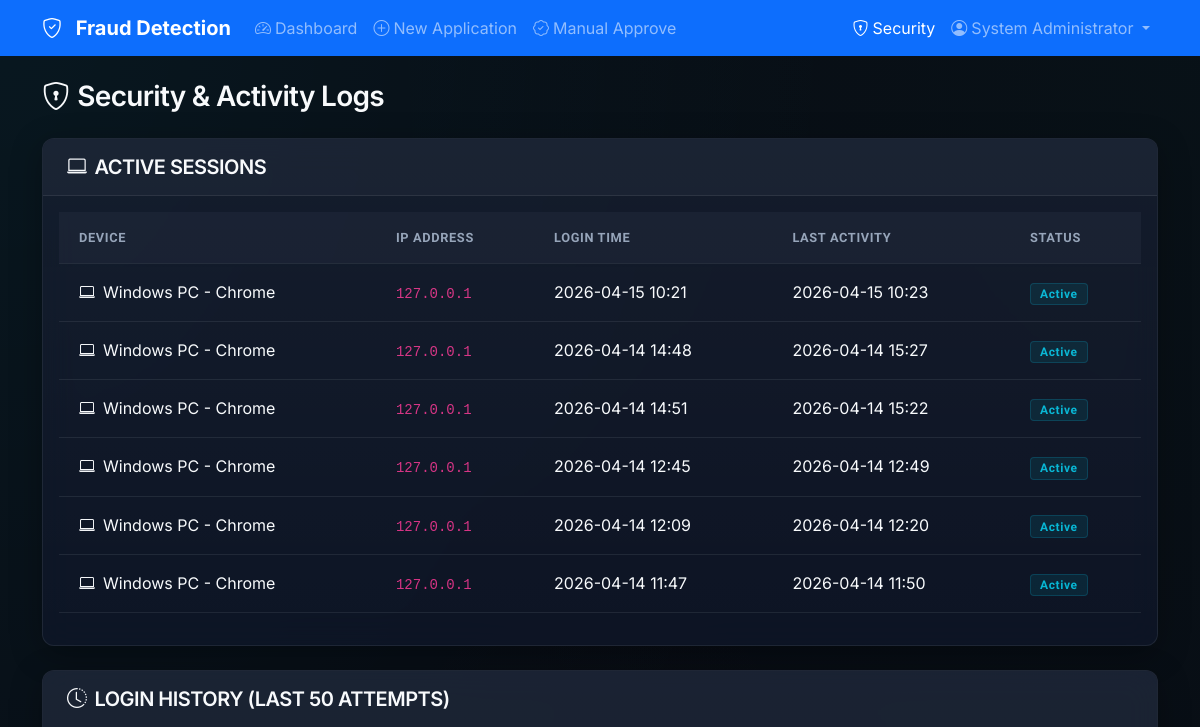
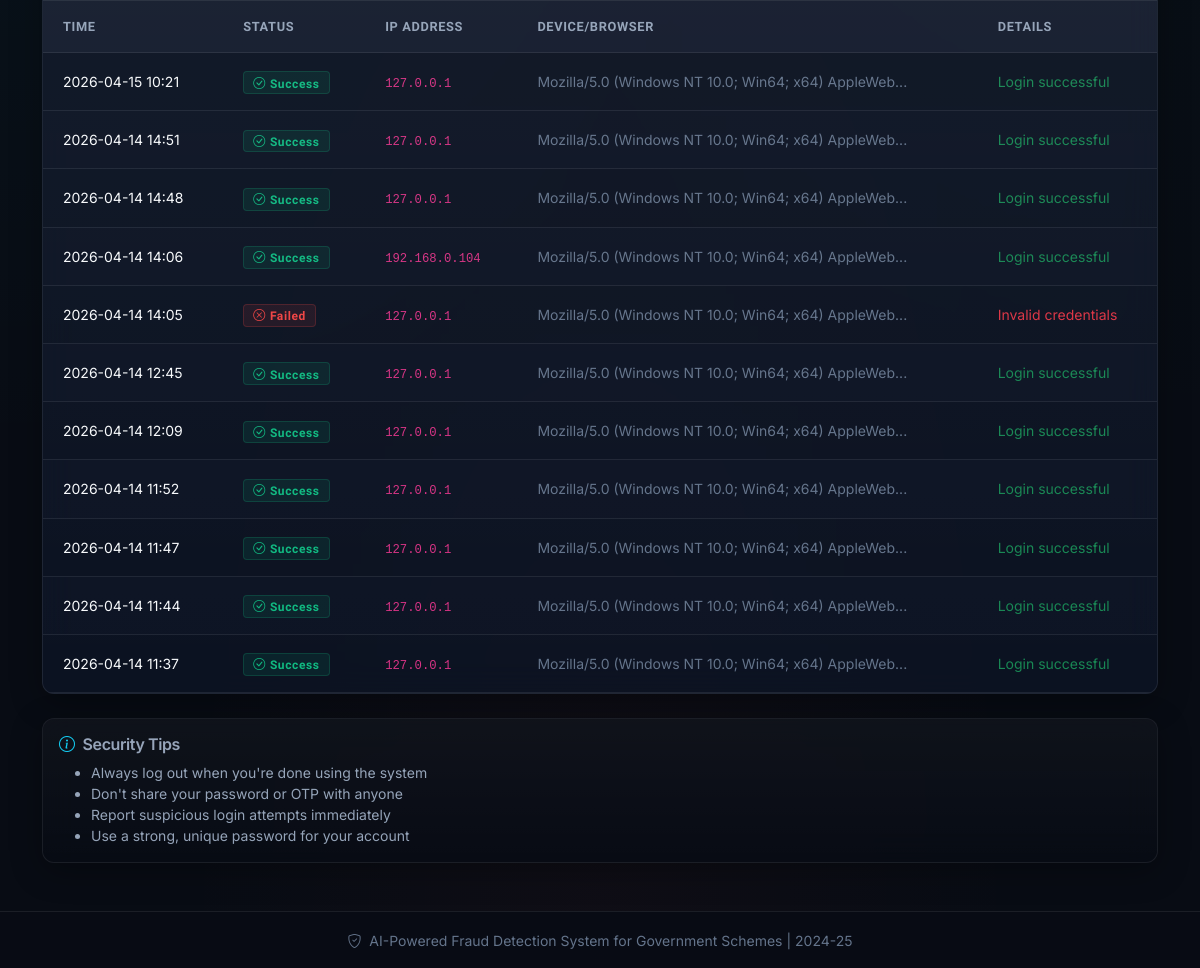
Before: /security-logs (signed in) with the older database file (2 pictures, top to bottom).
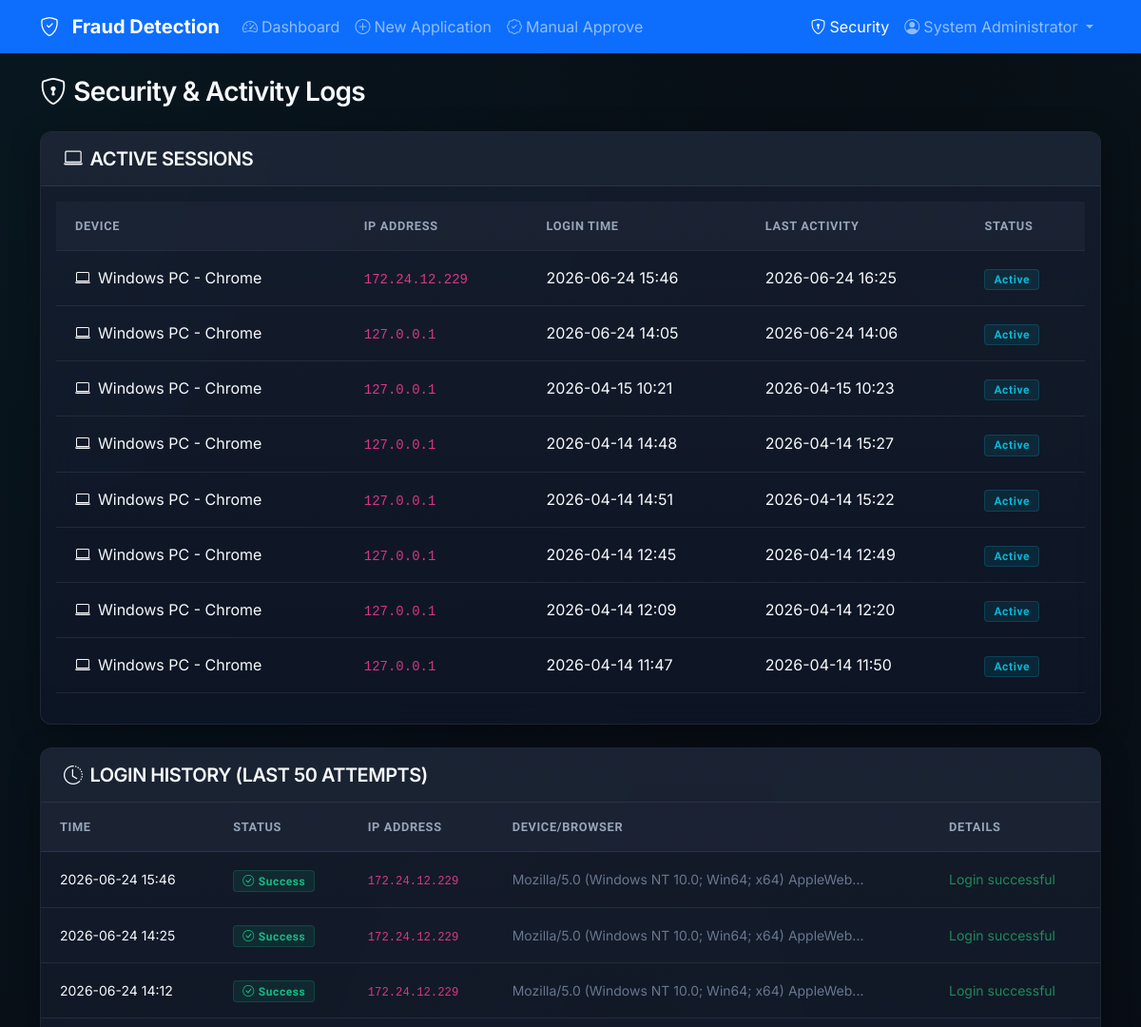
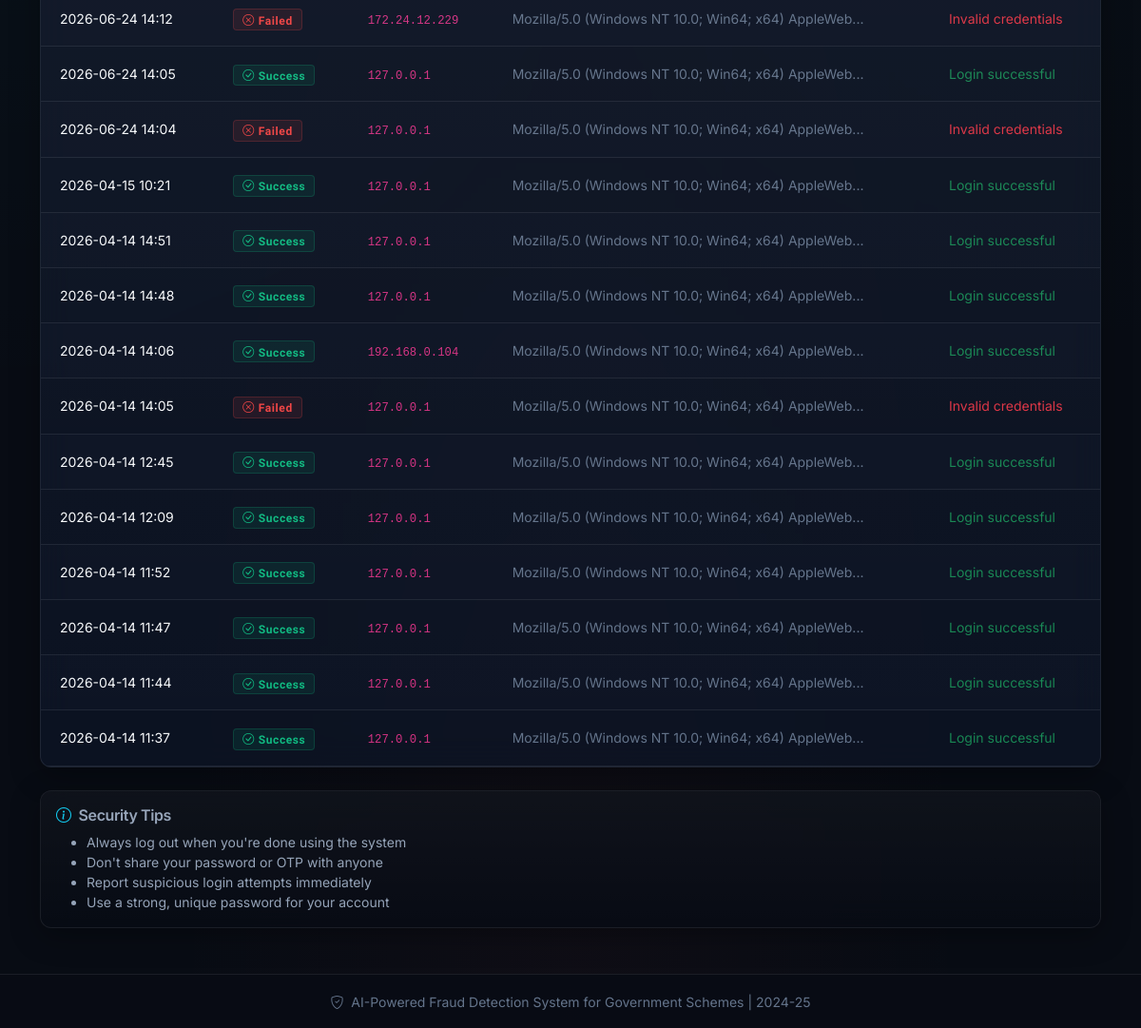
After: the same page with the newer database file (2 pictures, top to bottom).
### tables this page shows
CREATE TABLE users (
            id INTEGER PRIMARY KEY AUTOINCREMENT,
            username TEXT UNIQUE NOT NULL,
            email TEXT UNIQUE NOT NULL,
            password_hash TEXT NOT NULL,
            full_name TEXT NOT NULL,
            role TEXT DEFAULT 'officer',
            department TEXT,
            is_active INTEGER DEFAULT 1,
            created_at TIMESTAMP DEFAULT CURRENT_TIMESTAMP,
            last_login TIMESTAMP
        , email_verified INTEGER DEFAULT 0);

CREATE TABLE user_sessions (
            id INTEGER PRIMARY KEY AUTOINCREMENT,
            user_id INTEGER,
            session_token TEXT UNIQUE,
            ip_address TEXT,
            user_agent TEXT,
            device_info TEXT,
            login_time TIMESTAMP DEFAULT CURRENT_TIMESTAMP,
            last_activity TIMESTAMP DEFAULT CURRENT_TIMESTAMP,
            is_active INTEGER DEFAULT 1,
            logout_time TIMESTAMP,
            FOREIGN KEY (user_id) REFERENCES users (id)
        );

CREATE TABLE login_attempts (
            id INTEGER PRIMARY KEY AUTOINCREMENT,
            username TEXT,
            ip_address TEXT,
            user_agent TEXT,
            attempt_time TIMESTAMP DEFAULT CURRENT_TIMESTAMP,
            success INTEGER DEFAULT 0,
            failure_reason TEXT
        );

### app.py (the view)
@app.route('/security-logs')
@login_required
def security_logs():
    user = db.get_user_by_id(session['user_id'])
    conn = db.get_db_connection()
    login_attempts = conn.execute('''
        SELECT * FROM login_attempts
        WHERE username = ?
        ORDER BY attempt_time DESC
        LIMIT 50
    ''', (user['username'],)).fetchall()
    active_sessions = db.get_active_sessions(session['user_id'])
    conn.close()
    return render_template('security_logs.html',
                         login_attempts=login_attempts,
                         active_sessions=active_sessions,
                         current_session=session.get('session_token'))

### app.py (called while the page is built)
def login_required(f):
    @wraps(f)
    def decorated_function(*args, **kwargs):
        if 'user_id' not in session:
            flash('Please log in to access this page.', 'warning')
            return redirect(url_for('login'))
        if 'session_token' in session:
            db.update_session_activity(session['session_token'])
        return f(*args, **kwargs)
    return decorated_function

### database.py (called while the page is built)
def get_db_connection():
    conn = sqlite3.connect(DATABASE)
    conn.row_factory = sqlite3.Row
    return conn

def get_user_by_id(user_id):
    conn = get_db_connection()
    user = conn.execute('SELECT * FROM users WHERE id = ?', (user_id,)).fetchone()
    conn.close()
    return user

def update_session_activity(session_token):
    conn = get_db_connection()
    conn.execute('''
        UPDATE user_sessions SET last_activity = CURRENT_TIMESTAMP
        WHERE session_token = ?
    ''', (session_token,))
    conn.commit()
    conn.close()

def get_active_sessions(user_id):
    conn = get_db_connection()
    sessions = conn.execute('''
        SELECT * FROM user_sessions
        WHERE user_id = ? AND is_active = 1
        ORDER BY last_activity DESC
    ''', (user_id,)).fetchall()
    conn.close()
    return sessions

### templates/security_logs.html (shortened to what this page needs)
<!DOCTYPE html>
<html lang="en">
<head>
    <link href="https://cdn.jsdelivr.net/npm/bootstrap@5.3.0/dist/css/bootstrap.min.css" rel="stylesheet">
    <link rel="stylesheet" href="https://cdn.jsdelivr.net/npm/bootstrap-icons@1.11.0/font/bootstrap-icons.css">
    <link rel="stylesheet" href="{{ url_for('static', filename='css/style.css') }}">
</head>
<body>
    <nav class="navbar navbar-expand-lg navbar-dark bg-primary">
        <div class="container">
            <a class="navbar-brand" href="/">
                <i class="bi bi-shield-check me-2"></i>
                <strong>Fraud Detection</strong>
            </a>
            <div class="collapse navbar-collapse" id="navbarNav">
                <ul class="navbar-nav me-auto">
                    <li class="nav-item">
                        <a class="nav-link" href="/dashboard">
                            <i class="bi bi-speedometer2 me-1"></i>Dashboard
                        </a>
                    </li>
                    <li class="nav-item">
                        <a class="nav-link" href="/new-application">
                            <i class="bi bi-plus-circle me-1"></i>New Application
                        </a>
                    </li>
                    {% if session.role == 'admin' %}
                    <li class="nav-item">
                        <a class="nav-link" href="/admin/manual-approve">
                            <i class="bi bi-patch-check me-1"></i>Manual Approve
                        </a>
                    </li>
                    {% endif %}
                </ul>
                <ul class="navbar-nav">
                    <li class="nav-item">
                        <a class="nav-link active" href="/security-logs">
                            <i class="bi bi-shield-lock me-1"></i>Security
                        </a>
                    </li>
                    <li class="nav-item dropdown">
                        <a class="nav-link dropdown-toggle" href="#" role="button" data-bs-toggle="dropdown">
                            <i class="bi bi-person-circle me-1"></i>{{ session.full_name }}
                        </a>
                    </li>
                </ul>
            </div>
        </div>
    </nav>
    <div class="container mt-4">
        <h3 class="mb-4"><i class="bi bi-shield-lock me-2"></i>Security & Activity Logs</h3>
        <div class="card shadow mb-4">
            <div class="card-header bg-primary text-white">
                <h5 class="mb-0"><i class="bi bi-laptop me-2"></i>Active Sessions</h5>
            </div>
            <div class="card-body">
                {% if active_sessions %}
                    <div class="table-responsive">
                        <table class="table table-hover">
                            <thead>
                                <tr>
                                    <th>Device</th>
                                    <th>IP Address</th>
                                    <th>Login Time</th>
                                    <th>Last Activity</th>
                                    <th>Status</th>
                                </tr>
                            </thead>
                            <tbody>
                                {% for sess in active_sessions %}
                                <tr {% if sess.session_token == current_session %}class="table-success"{% endif %}>
                                    <td>
                                        <i class="bi bi-laptop me-2"></i>{{ sess.device_info or 'Unknown' }}
                                    </td>
                                    <td><code>{{ sess.ip_address }}</code></td>
                                    <td>{{ sess.login_time[:16] if sess.login_time else 'N/A' }}</td>
                                    <td>{{ sess.last_activity[:16] if sess.last_activity else 'N/A' }}</td>
                                    <td>
                                        {% if sess.session_token == current_session %}
                                            <span class="badge bg-success"><i class="bi bi-check-circle me-1"></i>Current Session</span>
                                        {% else %}
                                            <span class="badge bg-info">Active</span>
                                        {% endif %}
                                    </td>
                                </tr>
                                {% endfor %}
                            </tbody>
                        </table>
                    </div>
                {% else %}
                    <p class="text-muted mb-0">No active sessions found.</p>
                {% endif %}
            </div>
        </div>
        <div class="card shadow">
            <div class="card-header bg-dark text-white">
                <h5 class="mb-0"><i class="bi bi-clock-history me-2"></i>Login History (Last 50 attempts)</h5>
            </div>
            <div class="card-body p-0">
                <div class="table-responsive">
                    <table class="table table-hover table-striped mb-0">
                        <thead class="table-dark">
                            <tr>
                                <th>Time</th>
                                <th>Status</th>
                                <th>IP Address</th>
                                <th>Device/Browser</th>
                                <th>Details</th>
                            </tr>
                        </thead>
                        <tbody>
                            {% for attempt in login_attempts %}
                            <tr>
                                <td><small>{{ attempt.attempt_time[:16] if attempt.attempt_time else 'N/A' }}</small></td>
                                <td>
                                    {% if attempt.success %}
                                        <span class="badge bg-success"><i class="bi bi-check-circle me-1"></i>Success</span>
                                    {% else %}
                                        <span class="badge bg-danger"><i class="bi bi-x-circle me-1"></i>Failed</span>
                                    {% endif %}
                                </td>
                                <td><code><small>{{ attempt.ip_address }}</small></code></td>
                                <td><small class="text-muted">{{ attempt.user_agent[:50] if attempt.user_agent else 'Unknown' }}...</small></td>
                                <td>
                                    {% if attempt.failure_reason %}
                                        <span class="text-danger"><small>{{ attempt.failure_reason }}</small></span>
                                    {% else %}
                                        <span class="text-success"><small>Login successful</small></span>
                                    {% endif %}
                                </td>
                            </tr>
                            {% else %}
                            <tr>
                                <td colspan="5" class="text-center py-4 text-muted">
                                    No login history found.
                                </td>
                            </tr>
                            {% endfor %}
                        </tbody>
                    </table>
                </div>
            </div>
        </div>
        <div class="card mt-4 bg-light border-info">
            <div class="card-body">
                <h6 class="card-title"><i class="bi bi-info-circle me-2 text-info"></i>Security Tips</h6>
                <ul class="mb-0 small">
                    <li>Always log out when you're done using the system</li>
                    <li>Don't share your password or OTP with anyone</li>
                    <li>Report suspicious login attempts immediately</li>
                    <li>Use a strong, unique password for your account</li>
                </ul>
            </div>
        </div>
    </div>
    <footer class="mt-5 py-3 bg-light text-center">
        <div class="container">
            <small class="text-muted">
                <i class="bi bi-shield-check me-1"></i>
                AI-Powered Fraud Detection System for Government Schemes | 2024-25
            </small>
        </div>
    </footer>
</body>
</html>

### static/css/style.css (style rules this page uses)
:root { --bg-primary: #080c14; --bg-secondary: #0f172a; --bg-card: rgba(15, 23, 42, 0.75); --border-color: rgba(255, 255, 255, 0.08); --border-glow-color: rgba(0, 240, 255, 0.15); --text-primary: #f8fafc; --text-secondary: #94a3b8; --text-muted: #64748b; --cyber-blue: #00f0ff; --cyber-blue-glow: rgba(0, 240, 255, 0.4); --emerald-green: #10b981; --emerald-glow: rgba(16, 185, 129, 0.4); --amber-gold: #f59e0b; --amber-glow: rgba(245, 158, 11, 0.4); --crimson-red: #ef4444; --crimson-glow: rgba(239, 68, 68, 0.4); --cyan-info: #06b6d4; --cyan-glow: rgba(6, 182, 212, 0.4); }
body { background-color: var(--bg-primary); background-image: radial-gradient(at 0% 0%, rgba(0, 240, 255, 0.05) 0px, transparent 50%), radial-gradient(at 100% 0%, rgba(16, 185, 129, 0.03) 0px, transparent 50%), radial-gradient(at 50% 100%, rgba(239, 68, 68, 0.03) 0px, transparent 50%); color: var(--text-primary); font-family: 'Inter', sans-serif; min-height: 100vh; display: flex; flex-direction: column; overflow-x: hidden; }
h1, h2, h3, h4, h5, h6 { font-weight: 600; letter-spacing: -0.025em; color: var(--text-primary); }
.card { background: var(--bg-card) !important; backdrop-filter: blur(16px); -webkit-backdrop-filter: blur(16px); border: 1px solid var(--border-color) !important; color: var(--text-primary) !important; border-radius: 12px !important; box-shadow: 0 8px 32px 0 rgba(0, 0, 0, 0.3) !important; transition: all 0.3s cubic-bezier(0.16, 1, 0.3, 1); position: relative; overflow: hidden; }
.card::before { content: ''; position: absolute; top: 0; left: 0; width: 100%; height: 100%; background: linear-gradient(180deg, rgba(255, 255, 255, 0.03) 0%, rgba(255, 255, 255, 0) 100%); pointer-events: none; z-index: 1; }
.card-header { background: rgba(30, 41, 59, 0.4) !important; border-bottom: 1px solid var(--border-color) !important; color: var(--text-primary) !important; padding: 1rem 1.5rem; font-weight: 700; letter-spacing: 0.05em; text-transform: uppercase; }
.table { color: var(--text-primary) !important; background-color: transparent !important; }
.table th { background: rgba(30, 41, 59, 0.4) !important; color: var(--text-secondary) !important; border-bottom: 1px solid var(--border-color) !important; font-family: 'Orbitron', sans-serif; font-size: 0.8rem; letter-spacing: 0.05em; text-transform: uppercase; font-weight: 600; padding: 1rem 1.25rem; }
.table td { padding: 1rem 1.25rem; border-bottom: 1px solid var(--border-color) !important; background-color: transparent !important; color: var(--text-primary) !important; }
.badge { font-family: 'Orbitron', sans-serif; font-size: 0.75rem; font-weight: 600; letter-spacing: 0.05em; padding: 0.35em 0.75em !important; border-radius: 4px !important; border: 1px solid transparent !important; }
.badge.bg-success { background-color: rgba(16, 185, 129, 0.1) !important; color: var(--emerald-green) !important; border-color: rgba(16, 185, 129, 0.2) !important; }
.badge.bg-danger { background-color: rgba(239, 68, 68, 0.1) !important; color: var(--crimson-red) !important; border-color: rgba(239, 68, 68, 0.2) !important; }
.badge.bg-info { background-color: rgba(6, 182, 212, 0.1) !important; color: var(--cyan-info) !important; border-color: rgba(6, 182, 212, 0.2) !important; }
footer, .bg-light { background-color: rgba(8, 12, 20, 0.9) !important; color: var(--text-secondary) !important; border-top: 1px solid var(--border-color) !important; }
.text-muted, .form-text { color: var(--text-muted) !important; }

Changed rows visible on the page:
added user_sessions: device_info "Windows PC - Chrome", ip_address "172.24.12.229", login_time "2026-06-24 15:46", last_activity "2026-06-24 16:25", shows "Active"
added user_sessions: device_info "Windows PC - Chrome", ip_address "127.0.0.1", login_time "2026-06-24 14:05", last_activity "2026-06-24 14:06", shows "Active"
added login_attempts: attempt_time "2026-06-24 15:46", success 1 (drawn), ip_address "172.24.12.229", user_agent "Mozilla/5.0 (Windows NT 10.0; Win64; x64) AppleWeb", shows "Login successful"
added login_attempts: attempt_time "2026-06-24 14:25", success 1 (drawn), ip_address "172.24.12.229", user_agent "Mozilla/5.0 (Windows NT 10.0; Win64; x64) AppleWeb", shows "Login successful"
added login_attempts: attempt_time "2026-06-24 14:12", success 1 (drawn), ip_address "172.24.12.229", user_agent "Mozilla/5.0 (Windows NT 10.0; Win64; x64) AppleWeb", shows "Login successful"
added login_attempts: attempt_time "2026-06-24 14:12", success 0 (drawn), ip_address "172.24.12.229", user_agent "Mozilla/5.0 (Windows NT 10.0; Win64; x64) AppleWeb", failure_reason "Invalid credentials"
added login_attempts: attempt_time "2026-06-24 14:05", success 1 (drawn), ip_address "127.0.0.1", user_agent "Mozilla/5.0 (Windows NT 10.0; Win64; x64) AppleWeb", shows "Login successful"
added login_attempts: attempt_time "2026-06-24 14:04", success 0 (drawn), ip_address "127.0.0.1", user_agent "Mozilla/5.0 (Windows NT 10.0; Win64; x64) AppleWeb", failure_reason "Invalid credentials"
